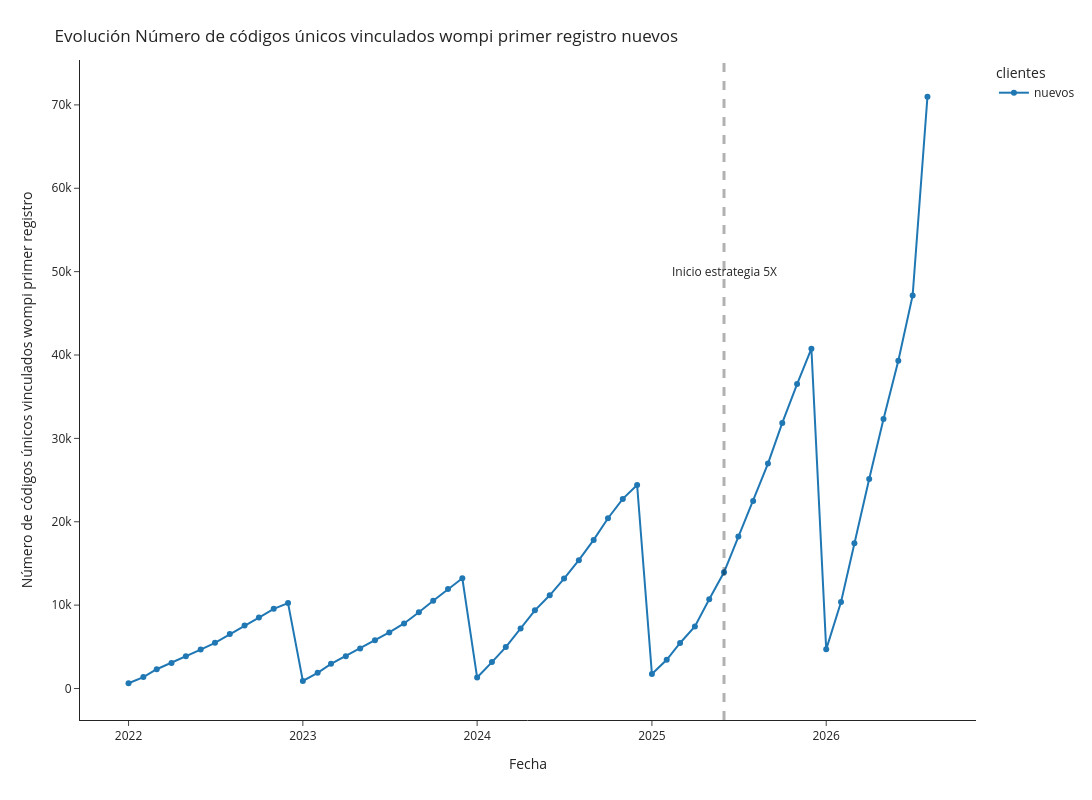

Write notebook code for a chart like this one.
### Code cell
df_plot = pd.concat([df_plot1])
fig = px.line(df_plot, x="fecha", y="cantidad_clientes", color='clientes',markers=True, template='simple_white', width=1600, height=800)
fig.add_vline(x='2025-06-01', line_width=3, line_dash="dash")
fig.update_layout(
    title={
        'text': "Evolución Número de códigos únicos vinculados wompi primer registro nuevos",
        'xanchor': 'left',
        'yanchor': 'top'},
    xaxis=dict(
            title=dict(
                text="Fecha"
            )),
    yaxis=dict(
            title=dict(
                text="Número de códigos únicos vinculados wompi primer registro"
            ))
)
fig.add_annotation(x='2025-06-01', y=50000,
            text="Inicio estrategia 5X",
            showarrow=False,
            arrowhead=1)

### Figure 1 — Plotly figure (JSON) as saved in the notebook; plotly's stock layout.template omitted (floating-point values rounded to 4 significant figures)
{"data": [{"hovertemplate": "clientes=nuevos<br>fecha=%{x}<br>cantidad_clientes=%{y}<extra></extra>", "legendgroup": "nuevos", "line": {"color": "#1F77B4", "dash": "solid"}, "marker": {"symbol": "circle"}, "mode": "markers+lines", "name": "nuevos", "orientation": "v", "showlegend": true, "type": "scatter", "x": ["2026-08-01T00:00:00", "2026-07-01T00:00:00", "2026-06-01T00:00:00", "2026-05-01T00:00:00", "2026-04-01T00:00:00", "2026-03-01T00:00:00", "2026-02-01T00:00:00", "2026-01-01T00:00:00", "2025-12-01T00:00:00", "2025-11-01T00:00:00", "2025-10-01T00:00:00", "2025-09-01T00:00:00", "2025-08-01T00:00:00", "2025-07-01T00:00:00", "2025-06-01T00:00:00", "2025-05-01T00:00:00", "2025-04-01T00:00:00", "2025-03-01T00:00:00", "2025-02-01T00:00:00", "2025-01-01T00:00:00", "2024-12-01T00:00:00", "2024-11-01T00:00:00", "2024-10-01T00:00:00", "2024-09-01T00:00:00", "2024-08-01T00:00:00", "2024-07-01T00:00:00", "2024-06-01T00:00:00", "2024-05-01T00:00:00", "2024-04-01T00:00:00", "2024-03-01T00:00:00", "2024-02-01T00:00:00", "2024-01-01T00:00:00", "2023-12-01T00:00:00", "2023-11-01T00:00:00", "2023-10-01T00:00:00", "2023-09-01T00:00:00", "2023-08-01T00:00:00", "2023-07-01T00:00:00", "2023-06-01T00:00:00", "2023-05-01T00:00:00", "2023-04-01T00:00:00", "2023-03-01T00:00:00", "2023-02-01T00:00:00", "2023-01-01T00:00:00", "2022-12-01T00:00:00", "2022-11-01T00:00:00", "2022-10-01T00:00:00", "2022-09-01T00:00:00", "2022-08-01T00:00:00", "2022-07-01T00:00:00", "2022-06-01T00:00:00", "2022-05-01T00:00:00", "2022-04-01T00:00:00", "2022-03-01T00:00:00", "2022-02-01T00:00:00", "2022-01-01T00:00:00"], "xaxis": "x", "y": [70977, 47146, 39307, 32319, 25115, 17434, 10380, 4696, 40753, 36509, 31856, 26977, 22498, 18235, 13930, 10700, 7440, 5461, 3445, 1728, 24407, 22740, 20424, 17822, 15394, 13178, 11180, 9372, 7187, 4969, 3165, 1312, 13224, 11941, 10522, 9152, 7800, 6729, 5786, 4789, 3864, 2956, 1874, 901, 10242, 9551, 8511, 7550, 6523, 5475, 4668, 3876, 3056, 2310, 1367, 628], "yaxis": "y"}], "layout": {"annotations": [{"arrowhead": 1, "showarrow": false, "text": "Inicio estrategia 5X", "x": "2025-06-01", "y": 50000}], "height": 800, "legend": {"title": {"text": "clientes"}, "tracegroupgap": 0}, "margin": {"t": 60}, "shapes": [{"line": {"dash": "dash", "width": 3}, "type": "line", "x0": "2025-06-01", "x1": "2025-06-01", "xref": "x", "y0": 0, "y1": 1, "yref": "y domain"}], "title": {"text": "Evolución Número de códigos únicos vinculados wompi primer registro nuevos", "xanchor": "left", "yanchor": "top"}, "width": 1600, "xaxis": {"anchor": "y", "domain": [0, 1], "title": {"text": "Fecha"}}, "yaxis": {"anchor": "x", "domain": [0, 1], "title": {"text": "Número de códigos únicos vinculados wompi primer registro"}}}}
